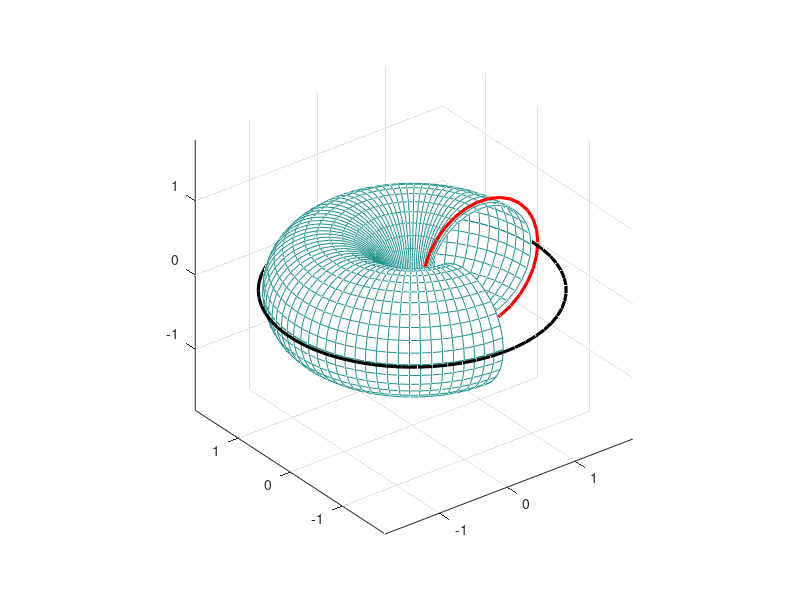

Write the MATLAB code that produced this figure. (Note: this script raises an error after producing the figure.)

nt = 32;
nz = 64;

tarr = linspace(0,2*pi,nt);
zarr = linspace(0,3*pi/2,nz);

[zgrid, tgrid] = meshgrid(zarr, tarr);


R = ones(nt,nz) + 0.75*cos(tgrid);
Z = zeros(nt,nz) + 0.75*sin(tgrid);
x = R.*cos(zgrid);
y = R.*sin(zgrid);
C = 10*ones(nt,nz);

mesh(x,y,Z,C)
hold on

% poloidal circle
zarr = zeros(size(tarr));

R = ones(1,nt) + 0.85*cos(tarr);
Z = zeros(1,nt) + 0.85*sin(tarr);
x = R;
y = R*0;

plot3(x,y,Z,'r','LineWidth',2.3)


% toroidal circle
zarr = linspace(0,2*pi,nz);
tarr = zeros(size(zarr));

R = ones(1,nz) + 0.8;
Z = zeros(1,nz);
x = R.*cos(zarr);
y = R.*sin(zarr);

plot3(x,y,Z,'k','LineWidth',2.3)


axis equal
ax = gca;
set(gcf,'Color','w')
ax.Visible='off';